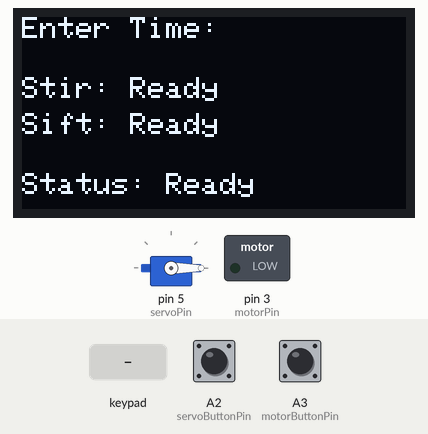
Bench run of a sketch on a simulated Arduino Uno, built with avr-gcc and run on an emulated ATmega328P. On the bench: servo, 128×64 one-colour display, switched loads named in the sketch (green lamp = pin HIGH). The test bench sets the inputs (shaded band); at power-on: A2 (servoButtonPin) HIGH, A3 (motorButtonPin) HIGH. What the sketch prints to the serial monitor is not drawn.

Above: at 2.2 s.
2.3 s: keypad keys 7 1 2 1 1 9 # pressed 0.4 s apart
At 5.3 s:
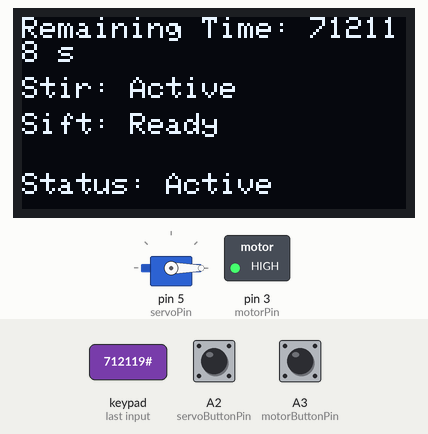
6.6 s: A2 (servoButtonPin) pulled LOW for 3.2 s
At 7.05 s:
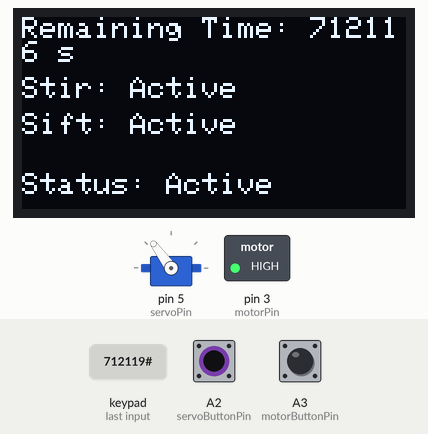
11.3 s: key '*' pressed
At 12.5 s:
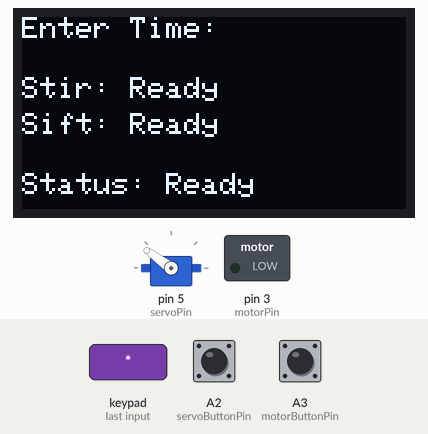
12.8 s: A3 (motorButtonPin) pulled LOW for 0.15 s
At 12.84 s:
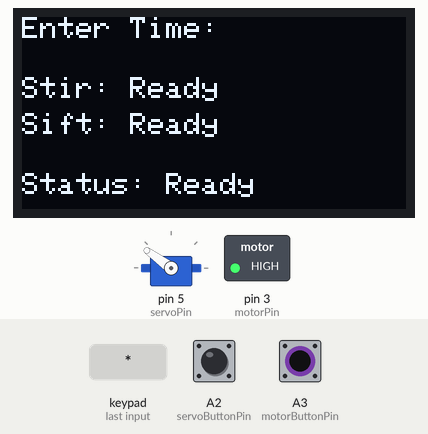
14.4 s: A2 (servoButtonPin) pulled LOW for 0.15 s
At 15.2 s:
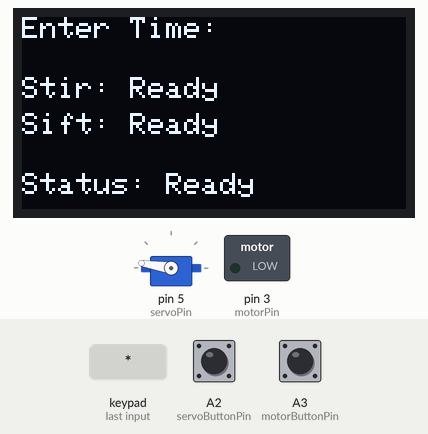
16.0 s: key '1' pressed
At 17.5 s:
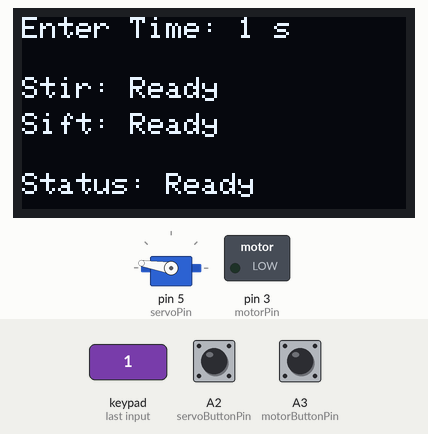
Timing chart, 0 to 18.5 s (numbered marks = the images above; inputs shaded):
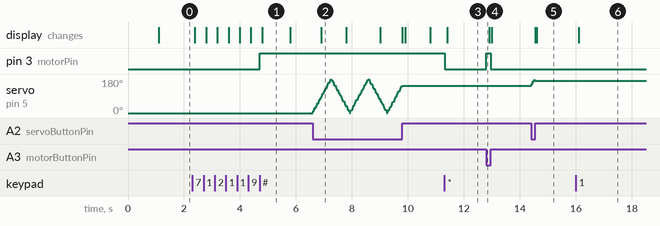

The sketch:

stirsiftkeypadOLED.ino
```cpp
#include <Servo.h>
#include <Adafruit_Keypad.h>
#include <Wire.h>
#include <Adafruit_GFX.h>
#include <Adafruit_SSD1306.h>


// ==================================================
// OLED
// ==================================================

#define SCREEN_WIDTH 128
#define SCREEN_HEIGHT 64

#define OLED_RESET -1
#define OLED_ADDRESS 0x3C

Adafruit_SSD1306 display(
  SCREEN_WIDTH,
  SCREEN_HEIGHT,
  &Wire,
  OLED_RESET);


// ==================================================
// SERVO
// ==================================================

Servo myServo;

const int servoPin = 5;
const int servoButtonPin = A2;

int angle = 0;
int direction = 1;

unsigned long previousServoMillis = 0;
const unsigned long servoInterval = 8;


// ==================================================
// DC MOTOR + MOMENTARY BUTTON
// ==================================================

const int motorButtonPin = A3;
const int motorPin = 3;


// ==================================================
// KEYPAD
// ==================================================

const byte ROWS = 4;
const byte COLS = 3;

char keys[ROWS][COLS] = {
  { '1', '2', '3' },
  { '4', '5', '6' },
  { '7', '8', '9' },
  { '*', '0', '#' }
};


// Physical keypad wiring, LEFT TO RIGHT:
//
// Keypad pin:  C2   R1   C1   R4   C3   R3   R2
// Arduino:     D6   D7   D8   D9   D10  D11  D12

byte rowPins[ROWS] = {
  7,
  12,
  11,
  9
};

byte colPins[COLS] = {
  8,
  6,
  10
};

Adafruit_Keypad customKeypad = Adafruit_Keypad(
  makeKeymap(keys),
  rowPins,
  colPins,
  ROWS,
  COLS);


// ==================================================
// DC MOTOR TIMER VARIABLES
// ==================================================

unsigned long enteredTime = 0;

unsigned long remainingTime = 0;
unsigned long timerEndTime = 0;

bool keypadTimerRunning = false;
bool timerPaused = false;


// ==================================================
// MOMENTARY BUTTON STATE
// ==================================================

bool previousMotorButtonState = HIGH;


// ==================================================
// OLED UPDATE TIMER
// ==================================================

unsigned long previousDisplayMillis = 0;

const unsigned long displayUpdateInterval = 100;


// ==================================================
// SETUP
// ==================================================

void setup() {

  // ==================================================
  // SERVO
  // ==================================================

  myServo.attach(servoPin);
  myServo.write(angle);

  pinMode(servoButtonPin, INPUT_PULLUP);


  // ==================================================
  // DC MOTOR
  // ==================================================

  pinMode(motorButtonPin, INPUT_PULLUP);
  pinMode(motorPin, OUTPUT);

  digitalWrite(motorPin, LOW);


  // ==================================================
  // KEYPAD
  // ==================================================

  customKeypad.begin();


  // ==================================================
  // SERIAL
  // ==================================================

  Serial.begin(115200);

  Serial.println("System ready.");


  // ==================================================
  // OLED
  // ==================================================

  Wire.begin();

  if (!display.begin(
        SSD1306_SWITCHCAPVCC,
        OLED_ADDRESS)) {

    Serial.println("OLED allocation failed.");

    while (true)
      ;
  }

  display.clearDisplay();
  display.setTextColor(SSD1306_WHITE);

  display.setTextSize(1);
  display.setCursor(0, 0);
  display.println("System Ready");

  display.display();

  delay(1000);
}


// ==================================================
// LOOP
// ==================================================

void loop() {


  // ==================================================
  // SERVO OSCILLATION
  // ==================================================

  if (digitalRead(servoButtonPin) == LOW) {

    unsigned long currentServoMillis = millis();

    if (
      currentServoMillis - previousServoMillis >= servoInterval) {

      previousServoMillis =
        currentServoMillis;

      angle += direction * 3;

      if (angle >= 180) {

        angle = 180;
        direction = -1;
      }

      if (angle <= 0) {

        angle = 0;
        direction = 1;
      }

      myServo.write(angle);
    }

  }

  else {

    myServo.write(angle);
  }


  // ==================================================
  // READ DC MOTOR BUTTON
  // ==================================================

  bool motorButtonPressed =
    (digitalRead(motorButtonPin) == LOW);


  // ==================================================
  // MOMENTARY BUTTON PRESSED
  // ==================================================

  if (
    motorButtonPressed && previousMotorButtonState == HIGH) {

    if (
      keypadTimerRunning && !timerPaused) {

      remainingTime =
        timerEndTime - millis();

      timerPaused = true;

      Serial.print(
        "Timer paused. Remaining time: ");

      Serial.print(
        remainingTime / 1000);

      Serial.println(" seconds.");
    }
  }


  // ==================================================
  // MOMENTARY BUTTON RELEASED
  // ==================================================

  if (
    !motorButtonPressed && previousMotorButtonState == LOW) {

    if (
      keypadTimerRunning && timerPaused) {

      timerEndTime =
        millis() + remainingTime;

      timerPaused = false;

      Serial.print(
        "Timer resumed. Remaining time: ");

      Serial.print(
        remainingTime / 1000);

      Serial.println(" seconds.");
    }
  }


  previousMotorButtonState =
    motorButtonPressed ? LOW : HIGH;


  // ==================================================
  // KEYPAD
  // ==================================================

  customKeypad.tick();


  while (
    customKeypad.available()) {

    keypadEvent e =
      customKeypad.read();


    if (
      e.bit.EVENT == KEY_JUST_PRESSED) {

      char key =
        (char)e.bit.KEY;


      // ----------------------------------------------
      // IGNORE KEYPAD WHILE MOMENTARY BUTTON IS HELD
      // ----------------------------------------------

      if (motorButtonPressed) {

        continue;
      }


      // ----------------------------------------------
      // NUMBER PRESSED
      // ----------------------------------------------

      if (
        key >= '0' && key <= '9') {

        enteredTime =
          enteredTime * 10 + (key - '0');

        Serial.print(
          "Entered time: ");

        Serial.println(
          enteredTime);
      }


      // ----------------------------------------------
      // STAR BUTTON
      // ----------------------------------------------

      else if (
        key == '*') {

        if (
          keypadTimerRunning) {

          keypadTimerRunning =
            false;

          timerPaused =
            false;

          remainingTime =
            0;

          enteredTime =
            0;

          Serial.println(
            "Timer stopped and reset.");
        }

        else {

          enteredTime =
            0;

          Serial.println(
            "Time entry cleared.");
        }
      }


      // ----------------------------------------------
      // HASH BUTTON
      // ----------------------------------------------

      else if (
        key == '#') {

        if (
          enteredTime > 0) {

          remainingTime =
            enteredTime * 1000UL;

          timerEndTime =
            millis() + remainingTime;

          keypadTimerRunning =
            true;

          timerPaused =
            false;

          Serial.print(
            "Motor running for ");

          Serial.print(
            enteredTime);

          Serial.println(
            " seconds.");

          enteredTime =
            0;
        }
      }
    }
  }


  // ==================================================
  // CHECK IF KEYPAD TIMER FINISHED
  // ==================================================

  if (
    keypadTimerRunning && !timerPaused) {

    if (
      millis() >= timerEndTime) {

      keypadTimerRunning =
        false;

      remainingTime =
        0;

      Serial.println(
        "Timer finished.");
    }
  }


  // ==================================================
  // DC MOTOR CONTROL
  // ==================================================

  if (
    motorButtonPressed) {

    digitalWrite(
      motorPin,
      HIGH);
  }

  else if (
    keypadTimerRunning) {

    digitalWrite(
      motorPin,
      HIGH);
  }

  else {

    digitalWrite(
      motorPin,
      LOW);
  }


  // ==================================================
  // OLED DISPLAY
  // ==================================================

  if (
    millis() - previousDisplayMillis >= displayUpdateInterval) {

    previousDisplayMillis =
      millis();


    display.clearDisplay();


    // ==================================================
    // TOP: TIME
    // ==================================================

    display.setTextSize(1);
    display.setCursor(0, 0);


    if (
      keypadTimerRunning) {

      display.print(
        "Remaining Time: ");


      unsigned long displayRemainingTime;


      if (
        timerPaused) {

        displayRemainingTime =
          remainingTime;
      }

      else {

        displayRemainingTime =
          timerEndTime - millis();
      }


      unsigned long secondsLeft =
        displayRemainingTime / 1000;


      display.print(
        secondsLeft);

      display.println(
        " s");
    }

    else {

      display.print(
        "Enter Time: ");


      if (
        enteredTime > 0) {

        display.print(
          enteredTime);

        display.println(
          " s");
      }

      else {

        display.println();
      }
    }


    // ==================================================
    // STIR STATUS
    // ==================================================

    display.setCursor(0, 20);

    display.print(
      "Stir: ");


    if (
      keypadTimerRunning || motorButtonPressed) {

      display.println(
        "Active");
    }

    else {

      display.println(
        "Ready");
    }


    // ==================================================
    // SIFT STATUS
    // ==================================================

    display.setCursor(0, 32);

    display.print(
      "Sift: ");


    if (
      digitalRead(servoButtonPin) == LOW) {

      display.println(
        "Active");
    }

    else {

      display.println(
        "Ready");
    }


    // ==================================================
    // OVERALL STATUS
    // ==================================================

    display.setCursor(0, 52);

    display.print(
      "Status: ");


    if (
      keypadTimerRunning || motorButtonPressed || digitalRead(servoButtonPin) == LOW) {

      display.println(
        "Active");
    }

    else {

      display.println(
        "Ready");
    }


    display.display();
  }
}
```

Measured:
- after the input at 2.3 s, pin 3 (motorPin): LOW → HIGH after 2.4 s; the display: first changes after 0.09 s (image 1 shows a later state)
- after the input at 11.3 s, pin 3 (motorPin): HIGH → LOW at once; the display: changes after 0.09 s (image 3)
- after the input at 12.8 s, pin 3 (motorPin): LOW → HIGH at once, → LOW 0.15 s later
- after the input at 14.4 s, servo on pin 5 (servoPin): 144° → 171° at once; the display: first changes after 0.14 s (image 5 shows a later state)
- after the input at 16.0 s, the display: changes after 0.09 s (image 6)
- what the display in image 1 shows lasts 1.0 s, from 4.8 s to 5.8 s
